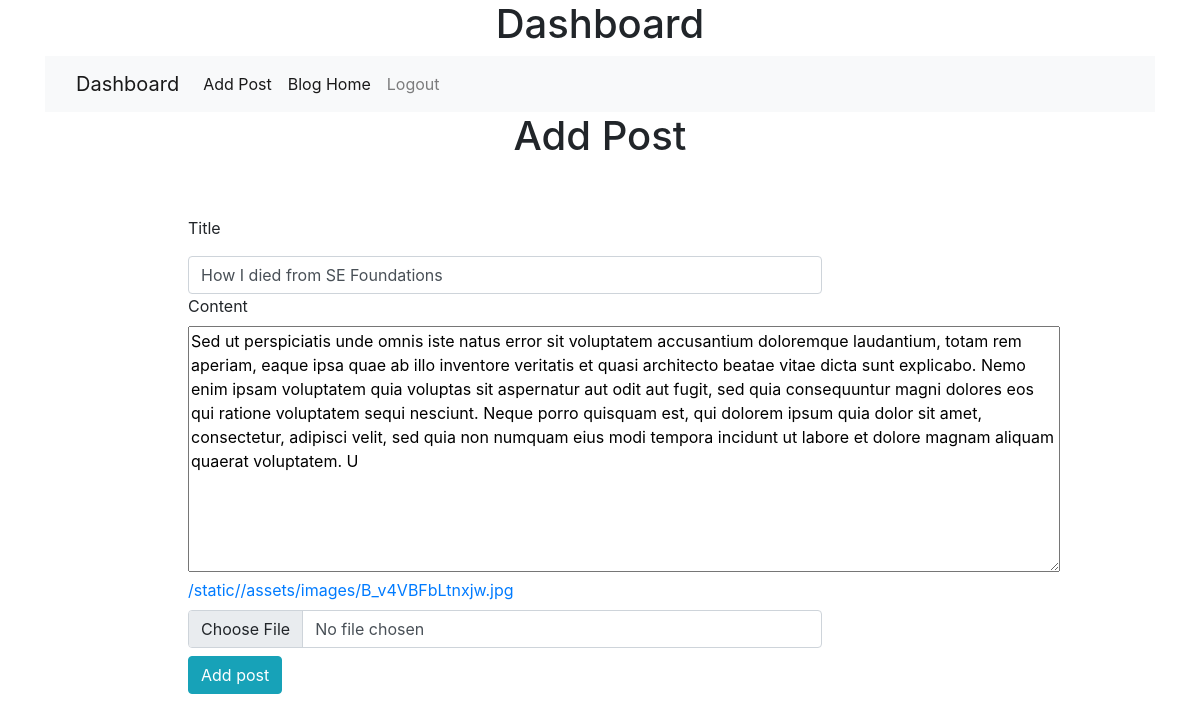
Screenshot of /updatepost/1 (signed in) with the database file from the repository.
### myblog/models.py (models this page shows, shortened)
class Post(db.Model):
    id = db.Column(db.Integer, primary_key=True, autoincrement=True)
    slug = db.Column(db.String(180), nullable=False)
    title = db.Column(db.String(180), nullable=False)
    body = db.Column(db.Text, nullable=False)
    comments = db.Column(db.Integer, default=0)
    views = db.Column(db.Integer, default=0)
    image=db.Column(db.String(120), default='image.jpg')
    user_id = db.Column(db.Integer, db.ForeignKey('user.id'), nullable=False)
    author = db.relationship('User',backref=db.backref('author', lazy=True))
    pub_date = db.Column(db.DateTime, nullable=False,default=datetime.utcnow)

### myblog/views.py (the view, shortened to what this page needs)
@views.route ('/updatepost/<id>', methods=["POST", "GET"])
@login_required
def updatepost(id):
    post = Post.query.get_or_404(id)
    return render_template('admin/updatepost.html', post=post)

### myblog/models.py (called while the page is built)
@login_manager.user_loader
def load_user(user_id):
    return User.query.get(int(user_id))

### myblog/templates/admin/updatepost.html (shortened to what this page needs)
{% extends 'layout.html' %}
{% block content%}
    <div class="container">
        <h1 class="text-center">Add Post</h1>
        <div class="row">
            <div class="col-md-1"></div>
            <div class="col-md-8">
                <form action="" class="form-group p-5" method="POST" enctype="multipart/form-data" >
                    <label for="">Title</label>
                    <input type="text" name="title" id="title" class="form-control mt-2" placeholder="Enter your post title" value="{{post.title}}" required>
                    <label for="content">Content</label>
                    <textarea name="content" class="forn-control" rows="10" cols="83">{{post.body}}</textarea>
                    <a href="{{url_for('static', filename='/assets/images/'+ post.image)}}">{{url_for('static', filename='/assets/images/'+ post.image)}}</a>
                    <input type="file" name="photo"  class="form-control mt-2"  required>
                    <input type="submit" value="Add post" class="btn btn-info mt-2">
                </form>
            </div>
            <div class="col-md-1"></div>
        </div>
    </div>
    {% endblock content%}

### rows the page displays
Post: title "How I died from SE Foundations", content "Sed ut perspiciatis unde omnis iste natus error sit voluptatem accusantium doloremque laudantium, totam rem aperiam, eaque ipsa quae ab illo inventore veritatis et quasi architecto beatae vitae dicta sunt explicabo. Nemo enim ipsam voluptatem quia voluptas sit aspernatur aut odit aut fugit, sed quia consequuntur magni dolores eos qui ratione voluptatem sequi nesciunt. Neque porro quisquam est, qui dolorem ipsum quia dolor sit amet, consectetur, adipisci velit, sed quia non numquam eius modi tempora incidunt ut labore et dolore magnam aliquam quaerat voluptatem. U", image "/static//assets/images/B_v4VBFbLtnxjw.jpg"
